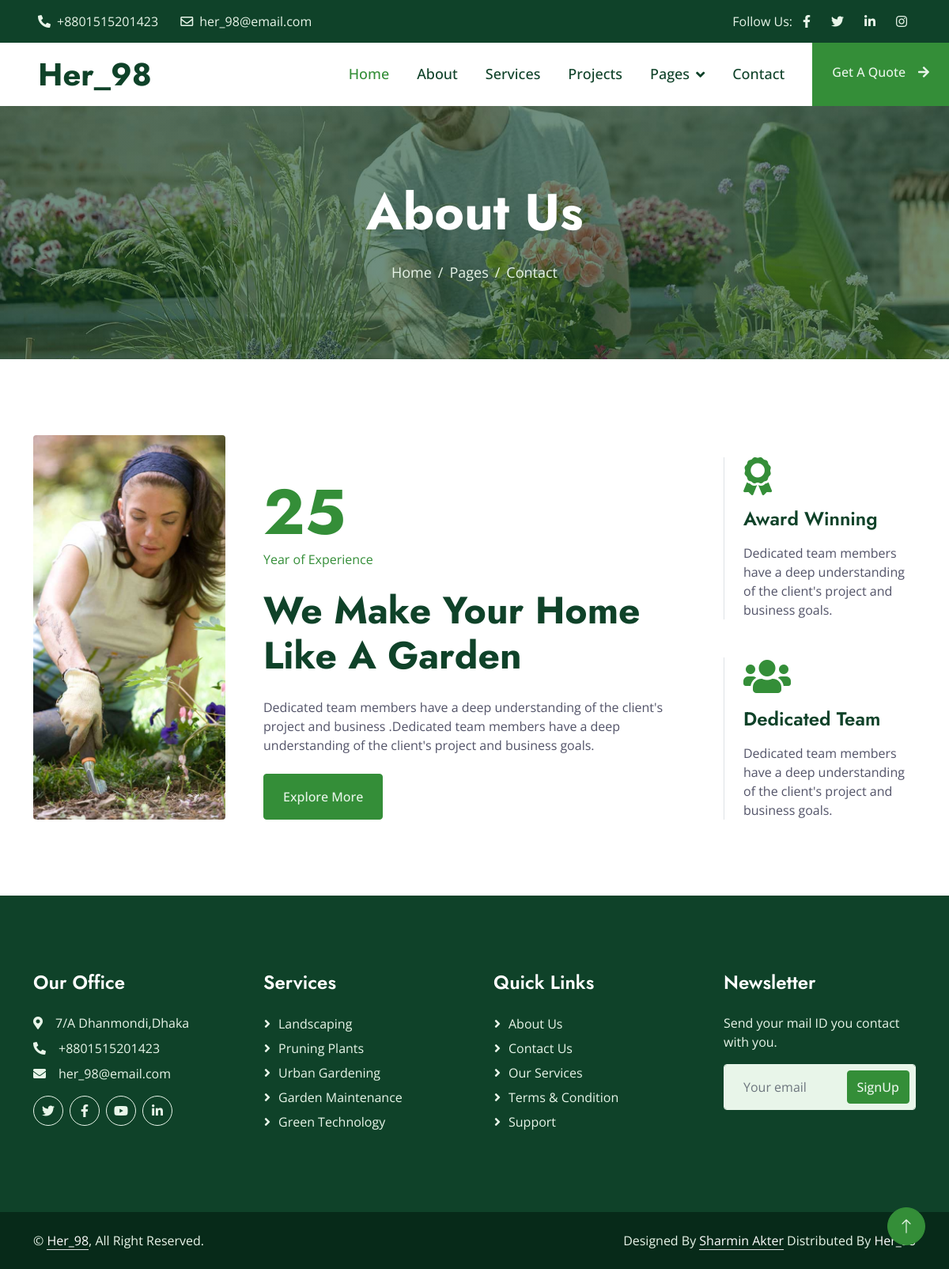
/her_98/Welcome/aboutpage, run on the app's committed database.
### tables this page shows
CREATE TABLE `about` (
  `id` int(11) NOT NULL,
  `logo` text NOT NULL,
  `title` varchar(255) NOT NULL,
  `details` text NOT NULL
);

### her_98/application/controllers/Welcome.php (called while the page is built, shortened)
<?php
class Welcome extends CI_Controller
{
	public function aboutpage()
	{
		$data['about'] = $this->Her_model->getabout();
		$this->load->view('her/aboutpage', $data);
	}
}

### her_98/index.php (called while the page is built, shortened)
<?php
require_once BASEPATH.'core/CodeIgniter.php';

### her_98/application/models/Her_model.php (called while the page is built, shortened)
<?php
class Her_model extends CI_Model
{
    public function getabout()
    {
        $data=$this->db->get('about');
        return $data->result();
    }
}

### her_98/application/views/her/about.php (the view)
<div class="container-xxl py-5">
       <div class="container">
           <div class="row g-5 align-items-end">
               <div class="col-lg-3 col-md-5 wow fadeInUp" data-wow-delay="0.1s">
                   <img class="img-fluid rounded" data-wow-delay="0.1s" src="<?php echo base_url() ?>assets/img/about.jpg">
               </div>
               <div class="col-lg-6 col-md-7 wow fadeInUp" data-wow-delay="0.3s">
                   <h1 class="display-1 text-primary mb-0">25</h1>
                   <p class="text-primary mb-4">Year of Experience</p>
                   <h1 class="display-5 mb-4">We Make Your Home Like A Garden</h1>
                   <p class="mb-4">Dedicated team members have a deep understanding of the client's project and business .Dedicated team members have a deep understanding of the client's project and business goals.</p>
                   <a class="btn btn-primary py-3 px-4" href="<?php echo base_url('Welcome/aboutpage') ?>">Explore More</a>
               </div>
               <div class="col-lg-3 col-md-12 wow fadeInUp" data-wow-delay="0.5s">
                   <div class="row g-5">
                   <?php foreach($about as $k=>$v){ ?>
                       <div class="col-12 col-sm-6 col-lg-12">
                           <div class="border-start ps-4">
                               <i class="<?php echo $v->logo ?> text-primary mb-3"></i>
                               <h4 class="mb-3"><?php echo $v->title ?> </h4>
                               <span><?php echo $v->details ?> </span>
                           </div>
                       </div>
                       <?php } ?>
                   </div>
               </div>
           </div>
       </div>
   </div>

### her_98/assets/css/style.css (style rules this page uses)
:root { --primary: #348E38; --secondary: #525368; --light: #E8F5E9; --dark: #0F4229; }
h1, .h1, h2, .h2, .fw-bold { font-weight: 700 !important; }
h3, .h3, h4, .h4, .fw-medium { font-weight: 600 !important; }
.btn { transition: .5s; font-weight: 500; }
.btn-primary, .btn-outline-primary:hover { color: var(--light); }

### data on the page
about: title "Award Winning", details "Dedicated team members have a deep understanding of the client's project and business goals."
about: title "Dedicated Team", details "Dedicated team members have a deep understanding of the client's project and business goals."
